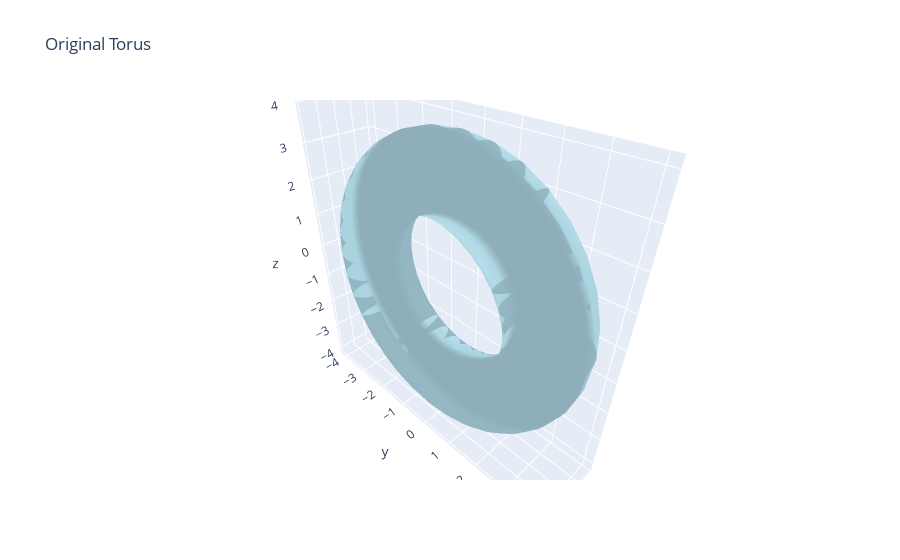

The cell this chart's notebook holds for it:
### Markdown cell above
## Create and Visualize Torus

### Code cell
# Create a torus mesh
torus = create_torus_mesh(major_radius=3.0, minor_radius=1.0, major_segments=24, minor_segments=12)

# Rotate so the torus lies on its side (ensures slices through the hole)
torus.apply_transform(trimesh.transformations.rotation_matrix(
    angle=np.pi / 2,
    direction=[1, 0, 0],
    point=torus.centroid
))

print(f"Torus properties:")
print(f"  Volume: {torus.volume:.3f}")
print(f"  Surface area: {torus.area:.3f}")
print(f"  Z-bounds: {torus.bounds[:, 2]}")

mm = MeshManager(torus)

# Visualize the original torus
fig = mm.visualize_mesh_3d(title="Original Torus", backend="plotly")
fig.show()

### Figure 1 — Plotly figure (JSON) as saved in the notebook; plotly's stock layout.template omitted (floating-point values rounded to 4 significant figures; data arrays with more than 128 entries replaced by an {"elided": "..."} marker saying what was removed)
{"data": [{"color": "lightblue", "i": {"elided": "2048 int values"}, "j": {"elided": "2048 int values"}, "k": {"elided": "2048 int values"}, "name": "Mesh", "opacity": 0.8, "type": "mesh3d", "x": {"elided": "1024 float values"}, "y": {"elided": "1024 float values"}, "z": {"elided": "1024 float values"}}], "layout": {"scene": {"aspectmode": "data", "xaxis": {"visible": true}, "yaxis": {"visible": true}, "zaxis": {"visible": true}}, "title": {"text": "Original Torus"}}}
